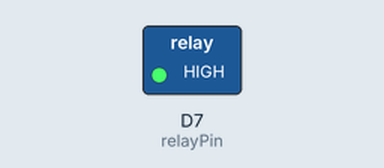
This sketch was run on a simulated ESP8266 (NodeMCU). Parts: switched loads named in the sketch (green lamp = pin HIGH).

Above: at 1.0 s.
At 3.0 s:
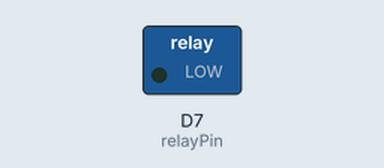
Timing chart, 0 to 5.2 s (numbered marks = the images above):
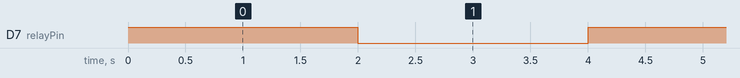

Measured:
- by itself, D7 (relayPin): alternates HIGH for 2.0 s and LOW for 2.0 s

The sketch:

RelayControl.ino
```cpp
// constants won't change. Used here to set a pin number:
const int relayPin = D7;

void setup() {
  Serial.begin(115200);
  pinMode(relayPin, OUTPUT);
}

void loop() {

  // sending signals to the relay
  digitalWrite(relayPin, HIGH);
  delay(2000);

  digitalWrite(relayPin, LOW);
  delay(2000);

}
```
